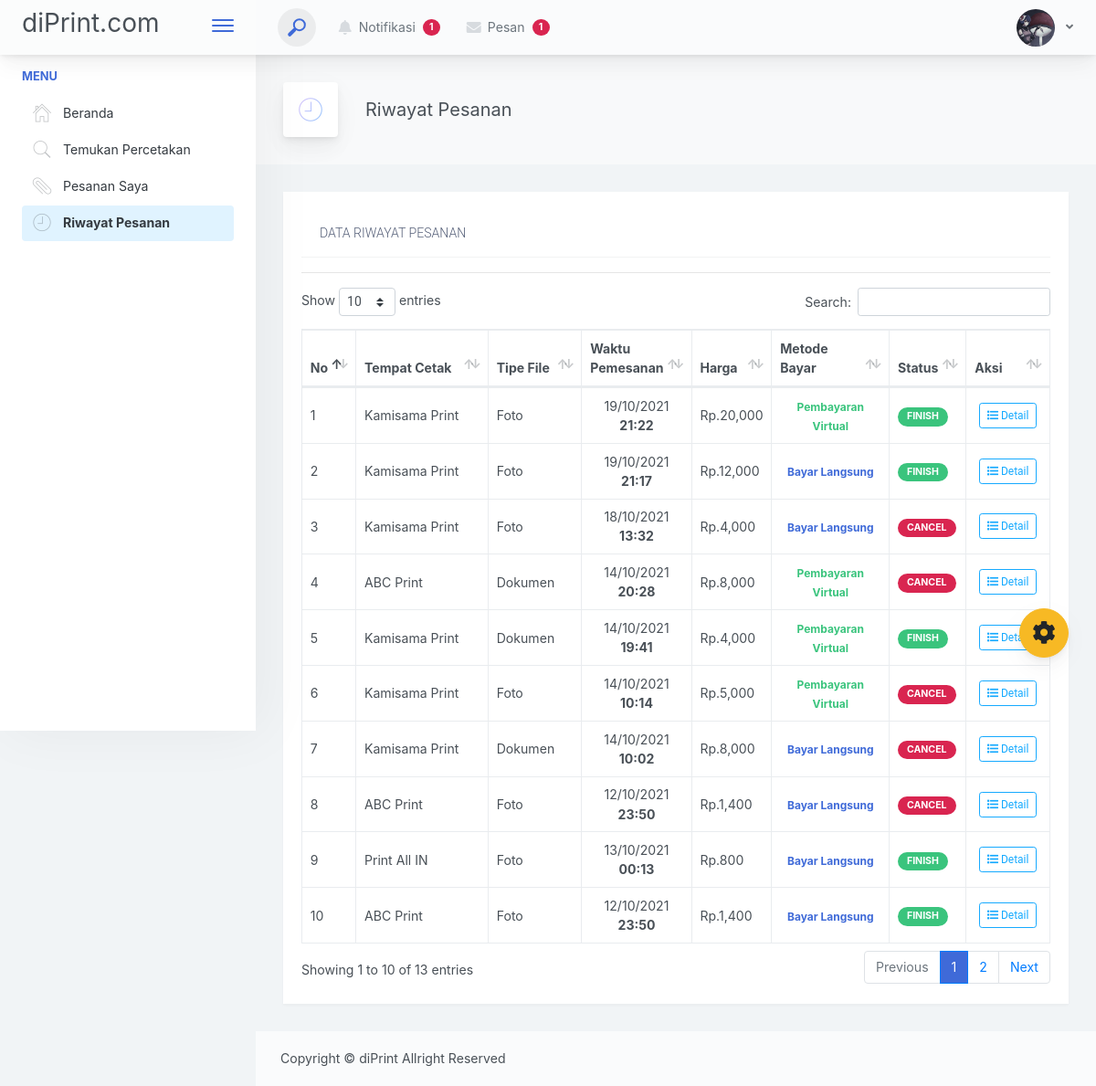
The app's page /user/history.php (signed in) with its own data.
### tables this page shows
CREATE TABLE `user` (
  `id` int NOT NULL,
  `photo` varchar(100) NOT NULL,
  `nama_lengkap` varchar(100) NOT NULL,
  `nama_akun` varchar(100) NOT NULL,
  `hp` varchar(50) NOT NULL,
  `email` varchar(100) NOT NULL,
  `password` varchar(500) NOT NULL
);

CREATE TABLE `cetak` (
  `id` int NOT NULL,
  `user_id` int NOT NULL,
  `agen_id` int NOT NULL,
  `jenis_layanan` varchar(50) NOT NULL,
  `file` varchar(255) NOT NULL,
  `catatan` varchar(255) NOT NULL,
  `waktu_pesanan` datetime NOT NULL DEFAULT CURRENT_TIMESTAMP,
  `waktu_pengambilan` datetime NOT NULL,
  `harga` varchar(10) NOT NULL,
  `metode_pembayaran` varchar(50) NOT NULL,
  `payment_token` varchar(255) DEFAULT NULL,
  `status` varchar(50) NOT NULL
);

CREATE TABLE `agen` (
  `id` int NOT NULL,
  `nama_percetakan` varchar(100) NOT NULL,
  `nama_pemilik` varchar(255) NOT NULL,
  `telpon` varchar(100) NOT NULL,
  `email` varchar(100) NOT NULL,
  `alamat` varchar(100) NOT NULL,
  `password` varchar(500) NOT NULL,
  `poto` varchar(100) NOT NULL,
  `keterangan` varchar(500) NOT NULL,
  `status` varchar(50) NOT NULL DEFAULT 'new'
);

### user/history.php (the view, shortened to what this page needs)
<?php
require('template/header.php');
$pesanan = mysqli_query($conn, "SELECT * FROM cetak WHERE user_id='$id' AND (status = 'finish' OR status = 'cancel') ORDER BY id DESC");
?>
<div class="app-main__inner">
    <div class="app-page-title">
        <div class="page-title-wrapper">
            <div class="page-title-heading">
                <div class="page-title-icon">
                    <i class="metismenu-icon pe-7s-clock icon-gradient bg-deep-blue"></i>
                </div>
                <div>Riwayat Pesanan</div>
            </div>
        </div>
    </div>
    <div class="main-card mb-3 card">
        <div class="card-body">
            <h5 class="card-title">Data Riwayat Pesanan</h5>
            <hr>
            <table class="table table-bordered" id="dataTable">
                <thead>
                    <tr>
                        <th width="10">No</th>
                        <th width="150">Tempat Cetak</th>
                        <th width="80">Tipe File</th>
                        <th>Waktu Pemesanan</th>
                        <th>Harga</th>
                        <th width="120">Metode Bayar</th>
                        <th>Status</th>
                        <th width="70">Aksi</th>
                    </tr>
                </thead>
                <tbody>
                    <?php
                    $no=1;
                    foreach ($pesanan as $dta) {
                        $print = mysqli_query($conn, "SELECT * FROM agen WHERE id='".$dta["agen_id"]."'");
                        $prt = mysqli_fetch_assoc($print);
                        $badge = '';
                        if ($dta['status'] == 'cancel') $badge = 'badge-danger';
                        else if ($dta['status'] == 'finish') $badge = 'badge-success';
                        $bayar = [];
                        if ($dta['metode_pembayaran'] == 'langsung') $bayar = ['text-primary', 'Bayar Langsung'];
                        else $bayar = ['text-success', 'Pembayaran Virtual']; ?>
                        <tr>
                            <td><?= $no ?></td>
                            <td><?= $prt ? $prt["nama_percetakan"] : '<i>Tidak tersedia lagi</i>' ?></td>
                            <td><?= ucwords($dta['jenis_layanan']) ?></td>
                            <td class="text-center">
                                <span><?= date('d/m/Y', strtotime($dta['waktu_pesanan'])) ?></span> <b><?= date('H:i', strtotime($dta['waktu_pesanan'])) ?></b>
                            </td>
                            <td>Rp.<?= number_format($dta['harga']) ?></td>
                            <td class="text-center">
                                <span class="<?= $bayar[0] ?>" style="font-size: 12px;"><b><?= $bayar[1] ?></b></span>
                            </td>
                            <td>
                                <span class="badge <?= $badge ?> badge-pill"><?= $dta['status'] ?></span>
                            </td>
                            <td class="text-center">
                                <button class="btn btn-outline-info btn-sm" style="font-size: 12px;" data-toggle="modal" data-target="#modal-detail<?= $dta['id'] ?>"><i class="fa fa-list"></i> Detail</button>
                            </td>
                        </tr>
                        <?php
                        $no++;
                    } ?>
                </tbody>
            </table>
        </div>
    </div>
</div>
<?php
require('template/footer.php');
?>

### user/template/header.php (shortened to what this page needs)
<?php
require ('../function.php');
if(isset($_SESSION["masuk"]) ) {
    $id = $_SESSION['key'];
    $getProfile = mysqli_query($conn, "SELECT * FROM user WHERE id = '$id'");
    $usr = mysqli_fetch_assoc($getProfile);
    $photo = $usr['photo'];
} else {
    header("Location: login.php");
    exit;
}
?>
<!doctype html>
    <html lang="en">
    <head>
        <link href="./main.css" rel="stylesheet">
        <link href="./../layout/vendor/datatables/dataTables.bootstrap4.min.css" rel="stylesheet">
        <link href="./../assets/izitoast/css/iziToast.min.css" rel="stylesheet">
        <link rel="stylesheet" href="../user/assets/sweetalert2/sweetalert2.min.css">
    </head>
    <body>
        <div class="app-container app-theme-white body-tabs-shadow fixed-sidebar fixed-header">
            <div class="app-header header-shadow">
                <div class="app-header__logo">
                    <h3>diPrint.com</h3>
                    <div class="header__pane ml-auto">
                        <div>
                            <button type="button" class="hamburger close-sidebar-btn hamburger--elastic" data-class="closed-sidebar">
                                <span class="hamburger-box">
                                    <span class="hamburger-inner"></span>
                                </span>
                            </button>
                        </div>
                    </div>
                </div>
                <div class="app-header__content">
                    <div class="app-header-left">
                        <div class="search-wrapper">
                            <div class="input-holder">
                                <button class="search-icon" type="submit" name="cari"><span></span></button>
                            </div>
                        </div>
                        <ul class="header-menu nav">
                            <li class="nav-item">
                                <div class="d-inline-block dropdown">
                                    <a href="#" class="nav-link" data-toggle="dropdown" aria-haspopup="true" aria-expanded="false">
                                        <i class="nav-link-icon fa fa-bell"> </i>
                                        Notifikasi
                                        <span class="badge badge-pill badge-danger px-0 py-1" id="countNotif">1</span>
                                    </a>
                                </div>
                            </li>
                            <li class="nav-item">
                                <div class="d-inline-block dropdown">
                                    <a href="#" class="nav-link" data-toggle="dropdown" aria-haspopup="true" aria-expanded="false">
                                        <i class="nav-link-icon fa fa-envelope"> </i>
                                        Pesan
                                        <span class="badge badge-pill badge-danger px-0 py-1" id="countNotif">1</span>
                                    </a>
                                </div>
                            </li>
                        </ul>
                    </div>
                    <div class="app-header-right">
                        <div class="header-btn-lg pr-0">
                            <div class="widget-content p-0">
                                <div class="widget-content-wrapper">
                                    <div class="widget-content-left">
                                        <div class="btn-group">
                                            <a data-toggle="dropdown" aria-haspopup="true" aria-expanded="false" class="p-0 btn">
                                                <?php if ($photo) { ?>
                                                    <img width="42" class="rounded-circle" src="../user/img/<?php echo $photo ?>" alt="" height="41">
                                                <?php } else { ?>
                                                    <img width="42" class="rounded-circle" src="../user/img/default.png" alt="" height="41">
                                                <?php } ?>
                                                <i class="fa fa-angle-down ml-2 opacity-8"></i>
                                            </a>
                                        </div>
                                    </div>
                                </div>
                            </div>
                        </div>
                    </div>
                </div>
            </div>
            <div class="ui-theme-settings">
                <button type="button" id="TooltipDemo" class="btn-open-options btn btn-warning">
                    <i class="fa fa-cog fa-w-16 fa-spin fa-2x"></i>
                </button>
            </div>
            <div class="app-main">
                <div class="app-sidebar sidebar-shadow">
                    <div class="scrollbar-sidebar">
                        <div class="app-sidebar__inner">
                            <ul class="vertical-nav-menu">
                                <li class="app-sidebar__heading">Menu</li>
                                <li>
                                    <a href="index.php" id="nv-beranda">
                                        <i class="metismenu-icon pe-7s-home"></i>
                                        Beranda
                                        <i class="metismenu-state-icon"></i>
                                    </a>
                                </li>
                                <li>
                                    <a href="marchent.php" id="nv-find">
                                        <i class="metismenu-icon pe-7s-search"></i>
                                        Temukan Percetakan
                                    </a>
                                </li>
                                <li>
                                    <a href="data_pesanan.php" id="nv-datapesanana">
                                        <i class="metismenu-icon pe-7s-paperclip"></i>
                                        Pesanan Saya <span class="badge badge-pill badge-danger px-0 py-1" id="countPesanan" hidden="">0</span>
                                    </a>
                                </li>
                                <li>
                                    <a href="history.php" id="nv-riwayat">
                                        <i class="metismenu-icon pe-7s-clock"></i>
                                        Riwayat Pesanan
                                    </a>
                                </li>
                            </ul>
                        </div>
                    </div>
                </div>
                <div class="app-main__outer">

### assets/css/chat.css (style rules this page uses)
.card { border: 0; border-radius: 0px; margin-bottom: 30px; -webkit-box-shadow: 0 2px 3px rgba(0, 0, 0, 0.03); box-shadow: 0 2px 3px rgba(0, 0, 0, 0.03); -webkit-transition: .5s; transition: .5s }
.card-title { font-family: Roboto, sans-serif; font-weight: 300; line-height: 1.5; margin-bottom: 0; padding: 15px 20px; border-bottom: 1px solid rgba(77, 82, 89, 0.07) }
button, input, optgroup, select, textarea { font-family: Roboto, sans-serif; font-weight: 300 }

### records on screen
user: photo (picture)
cetak: agen.nama_percetakan "Kamisama Print", jenis_layanan "Foto", waktu_pesanan "19/10/2021", waktu_pesanan "21:22", harga "20,000", bayar "Pembayaran Virtual", status "FINISH"
cetak: agen.nama_percetakan "Kamisama Print", jenis_layanan "Foto", waktu_pesanan "19/10/2021", waktu_pesanan "21:17", harga "12,000", bayar "Bayar Langsung", status "FINISH"
cetak: agen.nama_percetakan "Kamisama Print", jenis_layanan "Foto", waktu_pesanan "18/10/2021", waktu_pesanan "13:32", harga "4,000", bayar "Bayar Langsung", status "CANCEL"
cetak: agen.nama_percetakan "ABC Print", jenis_layanan "Dokumen", waktu_pesanan "14/10/2021", waktu_pesanan "20:28", harga "8,000", bayar "Pembayaran Virtual", status "CANCEL"
cetak: agen.nama_percetakan "Kamisama Print", jenis_layanan "Dokumen", waktu_pesanan "14/10/2021", waktu_pesanan "19:41", harga "4,000", bayar "Pembayaran Virtual", status "FINISH"
cetak: agen.nama_percetakan "Kamisama Print", jenis_layanan "Foto", waktu_pesanan "14/10/2021", waktu_pesanan "10:14", harga "5,000", bayar "Pembayaran Virtual", status "CANCEL"
cetak: agen.nama_percetakan "Kamisama Print", jenis_layanan "Dokumen", waktu_pesanan "14/10/2021", waktu_pesanan "10:02", harga "8,000", bayar "Bayar Langsung", status "CANCEL"
cetak: agen.nama_percetakan "ABC Print", jenis_layanan "Foto", waktu_pesanan "12/10/2021", waktu_pesanan "23:50", harga "1,400", bayar "Bayar Langsung", status "CANCEL"
cetak: agen.nama_percetakan "Print All IN", jenis_layanan "Foto", waktu_pesanan "13/10/2021", waktu_pesanan "00:13", harga "800", bayar "Bayar Langsung", status "FINISH"
cetak: agen.nama_percetakan "ABC Print", jenis_layanan "Foto", waktu_pesanan "12/10/2021", waktu_pesanan "23:50", harga "1,400", bayar "Bayar Langsung", status "FINISH"
